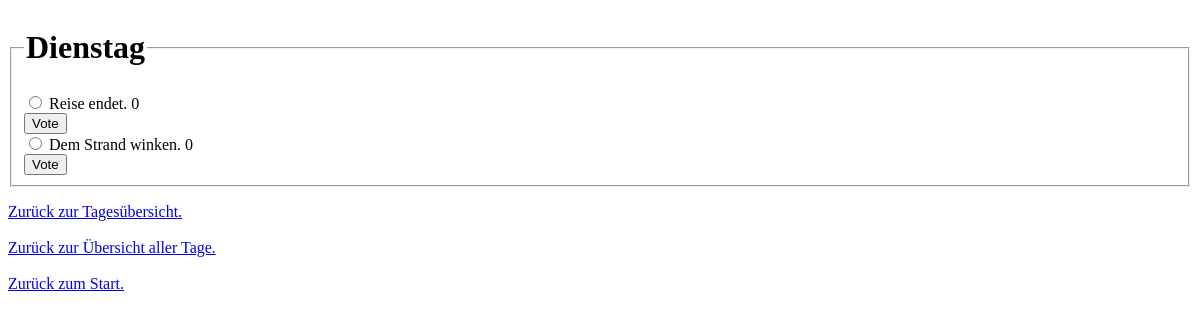
/zeitplan/8/edit/, run on an earlier commit of the app's database.
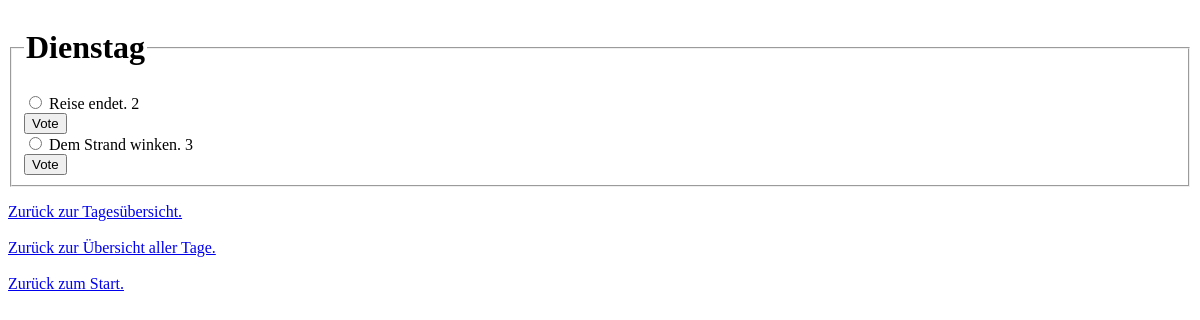
And on a later commit of the database.
### zeitplan/models.py (models this page shows, shortened)
class Time_entry(models.Model):
    day = models.ForeignKey(Day, on_delete=models.CASCADE)
    entry_category = models.ForeignKey(Entry_category, models.SET_NULL, blank=True, null=True)
    entry_text = models.CharField(max_length=100)
    entry_passed = models.BooleanField(null=True, default=None)
    votes = models.IntegerField(default=0)

### zeitplan/views.py (the view)
# urls.py: path("<int:day_id>/edit/", views.day_edit, name="day_edit"),
def day_edit(request, day_id):
    time_entry_list = Time_entry.objects.filter(
        day=day_id
    )
    day = Day.objects.get(pk=day_id)
    context = {
        "time_entry_list": time_entry_list,
        "day_id": day_id,
        "day_name": day.day_name,
    }
    return render(request, "zeitplan/day_editing.html", context)

### zeitplan/models.py (called while the page is built)
    @property
    def day_name(self):
        day_name_english = self.day_date.strftime("%A")
        day_name_german = get_german_day_name(day_name_english)
        return day_name_german

### zeitplan/own_modules.py (called while the page is built)
def get_german_day_name(english_day_name):
    german_translation_for_day_name = {
        "Monday": "Montag",
        "Tuesday": "Dienstag",
        "Wednesday": "Mittwoch",
        "Thursday": "Donnerstag",
        "Friday": "Freitag",
        "Saturday": "Samstag",
        "Sunday": "Sonntag"
    }
    german_day_name = german_translation_for_day_name[english_day_name]
    return german_day_name

### zeitplan/templates/zeitplan/day_editing.html (shortened to what this page needs)
<form action="{% url 'zeitplan:day_votes' day_id %}" method="post">
<fieldset>
    <legend><h1>{{ day_name }}</h1></legend>
    {% for entry in time_entry_list %}
        <input type="radio" name="entry" id="entry{{ forloop.counter }}" value="{{ entry.id }}">
        <label for="entry{{ forloop.counter }}">{{ entry.entry_text }} {{ entry.votes}}</label><br>
        <input type="submit" value="Vote"><br>
    {% endfor %}
</fieldset>
</form>
<a href="{% url 'zeitplan:day_overview' day_id %}">{{ "Zurück zur Tagesübersicht." }}</a>
<a href="{% url 'zeitplan:overview' %}">{{ "Zurück zur Übersicht aller Tage." }}</a>
<a href="{% url 'zeitplan:index' %}">{{ "Zurück zum Start." }}</a>

What changed in the data, as far as the page shows it:
changed Time_entry "Reise endet.": entry "☐ Reise endet. 0" → "☐ Reise endet. 2"; votes "0" → "2"
changed Time_entry "Dem Strand winken.": entry "☐ Dem Strand winken. 0" → "☐ Dem Strand winken. 3"; votes "0" → "3"
